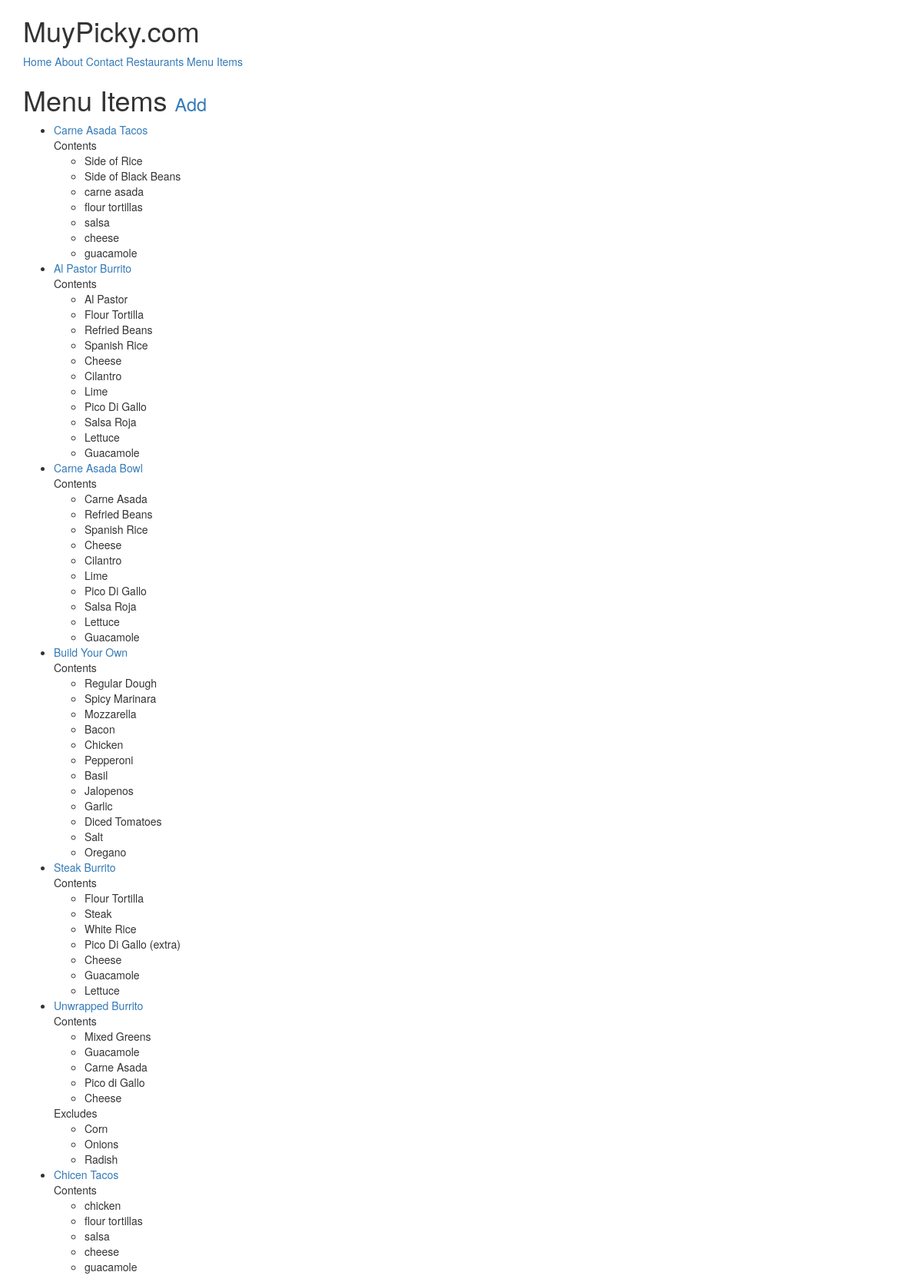
The page /items/ (signed in) on the database its author committed.
### menus/models.py (models this page shows, shortened)
class Item(models.Model):
    user            = models.ForeignKey(settings.AUTH_USER_MODEL)
    restaurant      = models.ForeignKey(RestaurantLocation)
    name            = models.CharField(max_length=120)
    contents        = models.TextField(help_text='Separate each item by comma')
    excludes        = models.TextField(blank=True, null=True, help_text='Separate each item by comma')
    public          = models.BooleanField(default=True)
    timestamp       = models.DateTimeField(auto_now_add=True)
    updated         = models.DateTimeField(auto_now=True)
    def get_absolute_url(self): #get_absolute_url
        return reverse('menus:detail', kwargs={'pk': self.pk})
    class Meta:
        ordering = ['-updated', '-timestamp']
    def get_contents(self):
        return self.contents.split(",")
    def get_excludes(self):
        return self.excludes.split(",")

### menus/views.py (the view)
# urls.py: url(r'$', ItemListView.as_view(), name='list'),
class ItemListView(ListView):
    def get_queryset(self):
        return Item.objects.filter(user=self.request.user)

### menus/templates/menus/item_list.html (shortened to what this page needs)
{% extends "base.html" %}
{% block content %}
<h1>Menu Items <small><a href='{% url "menus:create" %}'>Add</a></small></h1>
<ul>
{% for obj in object_list %}
    <li><a href='{{ obj.get_absolute_url }}'>{{ obj.name }}</a><br/>
        {% if obj.contents %}
        Contents
        <ul>
            {% for item in obj.get_contents %}
            <li>{{ item }}</li>
            {% endfor %}
        </ul>
        {% endif %}
         {% if obj.excludes %}
        Excludes
        <ul>
            {% for item in obj.get_excludes %}
            <li>{{ item }}</li>
            {% endfor %}
        </ul>
        {% endif %}
    </li>
    {% empty %}
    <li><a href='{% url "menus:create" %}'>Add Menu Item</a></li>
{% endfor %}
</ul>
{% endblock %}

### rows shown on the page
Item: name "Carne Asada Tacos", get_contents "Side of Rice" "Side of Black Beans" "carne asada" "flour tortillas" "salsa" "cheese" "guacamole"
Item: name "Al Pastor Burrito", get_contents "Al Pastor" "Flour Tortilla" "Refried Beans" "Spanish Rice" "Cheese" "Cilantro" "Lime" "Pico Di Gallo" "Salsa Roja" "Lettuce" "Guacamole"
Item: name "Carne Asada Bowl", get_contents "Carne Asada" "Refried Beans" "Spanish Rice" "Cheese" "Cilantro" "Lime" "Pico Di Gallo" "Salsa Roja" "Lettuce" "Guacamole"
Item: name "Build Your Own", get_contents "Regular Dough" "Spicy Marinara" "Mozzarella" "Bacon" "Chicken" "Pepperoni" "Basil" "Jalopenos" "Garlic" "Diced Tomatoes" "Salt" "Oregano"
Item: name "Steak Burrito", get_contents "Flour Tortilla" "Steak" "White Rice" "Pico Di Gallo (extra)" "Cheese" "Guacamole" "Lettuce"
Item: name "Unwrapped Burrito", get_contents "Mixed Greens" "Guacamole" "Carne Asada" "Pico di Gallo" "Cheese", get_excludes "Corn" "Onions" "Radish"
Item: name "Chicen Tacos", get_contents "chicken" "flour tortillas" "salsa" "cheese" "guacamole"
